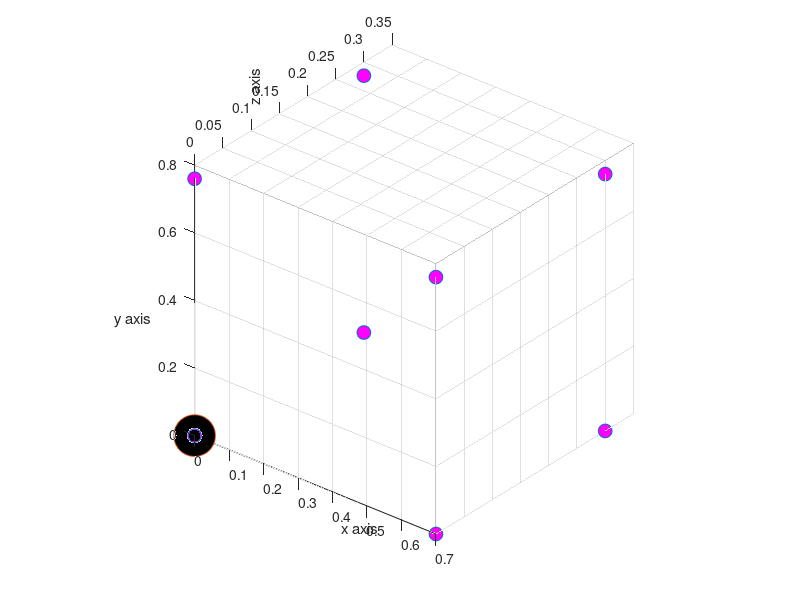

Write the MATLAB code that produced this figure. (Note: this script raises an error after producing the figure.)
function flockCalibrate
% read in the sampled flock of birds data in order to generate the
% tranformation to the labeled space.
% philip.chan2@gmail.com

% the recorded data goes around points counterclockwise
% birds are fixed to a ruler 30 cm apart
close all;clear

% create a figure
figure('name', 'Table Space');hold on; grid on;

% draw the fixed points
% right handed the transmitter is the center
% table lines make x and y, z is up
x = .70; % sets up a cube
y = .76;
z = .30;
% no particular order, 8 points of a cube
calibrationPoints = [
    0 0 0
    x 0 0
    x y 0
    0 y 0
    0 0 z
    x 0 z
    x y z
    0 y z
    ];% rows of xyz

plot3(calibrationPoints(:,1), ...
    calibrationPoints(:,2), ...
    calibrationPoints(:,3), ...
    'o', 'markersize', 10, ...
    'markerfacecolor', 'm');

plot3(0, 0, 0,... % draw the transmitter
    'o', 'markersize', 30, ...
    'markerfacecolor', 'k');

xlabel('x axis')
ylabel('y axis')
zlabel('z axis')
% set the camera observer
set(gca, 'cameraPosition', [-1 -1 1]);

%% Flock Data
diagonalShift = 0; % whether to shift diagonal
switch 1
    case 0
        % read the trajectory
        load('flockSample_201345164355');
    case 1
        load('flockSampleDiag_201345164749');
        diagonalShift = 1; % whether to shift diagonal
end
% outdata.time;
% outdata.bird1pos; % elbow
% outdata.bird2pos; % hand


% adjustments
outdata.bird1pos = adjustFlockData(outdata.bird1pos,diagonalShift);
outdata.bird2pos = adjustFlockData(outdata.bird2pos,diagonalShift);

    pos = outdata.bird1pos;
    plot3(pos(:,1), ...
        pos(:,2), ...
        pos(:,3), ...
        'r-');
    pos = outdata.bird2pos;
    plot3(pos(:,1), ...
        pos(:,2), ...
        pos(:,3), ...
        'g-');


% plot over time
if 0
figure; hold on;grid on;
t = outdata.time;
pos = outdata.bird2pos;
plot(t,pos)
legend({'x', 'y', 'z'})
end

end


function [out] = adjustFlockData(pos, isDiagonal)


if isDiagonal
    A1 = makehgtform('zrotate',45*pi/180);
else
    A1 = makehgtform;
end

A2 = makehgtform('xrotate',190*pi/180);

for i = 1:size(pos,1) % loop over rows
    
    A = A1*A2*makehgtform('translate',pos(i,:)); %bird position
    out(i,:) = A(1:3,4).'; %save data
    
end

end


